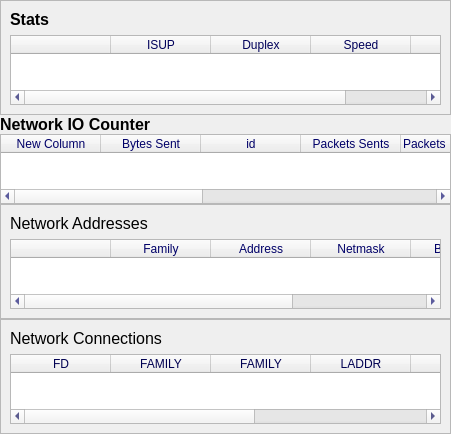
                   <widget class="QWidget" name="scrollAreaWidgetContents">
                    <property name="geometry">
                     <rect>
                      <x>0</x>
                      <y>-78</y>
                      <width>451</width>
                      <height>424</height>
                     </rect>
                    </property>
                    <layout class="QVBoxLayout" name="verticalLayout_15">
                     <property name="spacing">
                      <number>0</number>
                     </property>
                     <property name="leftMargin">
                      <number>0</number>
                     </property>
                     <property name="topMargin">
                      <number>0</number>
                     </property>
                     <property name="rightMargin">
                      <number>0</number>
                     </property>
                     <property name="bottomMargin">
                      <number>0</number>
                     </property>
                     <item>
                      <widget class="QFrame" name="frame_13">
                       <property name="frameShape">
                        <enum>QFrame::StyledPanel</enum>
                       </property>
                       <property name="frameShadow">
                        <enum>QFrame::Raised</enum>
                       </property>
                       <layout class="QVBoxLayout" name="verticalLayout_16">
                        <item>
                         <widget class="QLabel" name="label_61">
                          <property name="font">
                           <font>
                            <pointsize>12</pointsize>
                            <weight>75</weight>
                            <bold>true</bold>
                           </font>
                          </property>
                          <property name="text">
                           <string>Stats</string>
                          </property>
                         </widget>
                        </item>
                        <item>
                         <widget class="QTableWidget" name="net_stats_table">
                          <property name="styleSheet">
                           <string notr="true">color:rgb(0, 0, 90);</string>
                          </property>
                          <column>
                           <property name="text">
                            <string/>
                           </property>
                          </column>
                          <column>
                           <property name="text">
                            <string>ISUP</string>
                           </property>
                          </column>
                          <column>
                           <property name="text">
                            <string>Duplex</string>
                           </property>
                          </column>
                          <column>
                           <property name="text">
                            <string>Speed</string>
                           </property>
                          </column>
                          <column>
                           <property name="text">
                            <string>MTU</string>
                           </property>
                          </column>
                         </widget>
                        </item>
                       </layout>
                      </widget>
                     </item>
                     <item>
                      <widget class="QLabel" name="label_62">
                       <property name="font">
                        <font>
                         <pointsize>12</pointsize>
                         <weight>75</weight>
                         <bold>true</bold>
                        </font>
                       </property>
                       <property name="text">
                        <string>Network IO Counter</string>
                       </property>
                      </widget>
                     </item>
                     <item>
                      <widget class="QTableWidget" name="net_io_table">
                       <property name="styleSheet">
                        <string notr="true">color:rgb(0, 0, 104);</string>
                       </property>
                       <column>
                        <property name="text">
                         <string>New Column</string>
                        </property>
                       </column>
                       <column>
                        <property name="text">
                         <string>Bytes Sent</string>
                        </property>
                       </column>
                       <column>
                        <property name="text">
                         <string>id</string>
                        </property>
                       </column>
                       <column>
                        <property name="text">
                         <string>Packets Sents</string>
                        </property>
                       </column>
                       <column>
                        <property name="text">
                         <string>Packets Received</string>
                        </property>
                       </column>
                       <column>
                        <property name="text">
                         <string>Err In</string>
                        </property>
                       </column>
                       <column>
                        <property name="text">
                         <string>Err Out</string>
                        </property>
                       </column>
                       <column>
                        <property name="text">
                         <string>Drop In</string>
                        </property>
                       </column>
                       <column>
                        <property name="text">
                         <string>Drop Out</string>
                        </property>
                       </column>
                      </widget>
                     </item>
                     <item>
                      <widget class="QFrame" name="frame_15">
                       <property name="frameShape">
                        <enum>QFrame::StyledPanel</enum>
                       </property>
                       <property name="frameShadow">
                        <enum>QFrame::Raised</enum>
                       </property>
                       <layout class="QVBoxLayout" name="verticalLayout_17">
                        <item>
                         <widget class="QLabel" name="label_63">
                          <property name="font">
                           <font>
                            <family>MS Shell Dlg 2</family>
                            <pointsize>12</pointsize>
                            <weight>9</weight>
                            <italic>false</italic>
                            <bold>false</bold>
                           </font>
                          </property>
                          <property name="styleSheet">
                           <string notr="true">font: 75 12pt &quot;MS Shell Dlg 2&quot;;</string>
                          </property>
                          <property name="text">
                           <string>Network Addresses</string>
                          </property>
                         </widget>
                        </item>
                        <item>
                         <widget class="QTableWidget" name="net_address_table">
                          <property name="styleSheet">
                           <string notr="true">color:rgb(0, 0, 104);</string>
                          </property>
                          <column>
                           <property name="text">
                            <string/>
                           </property>
                          </column>
                          <column>
                           <property name="text">
                            <string>Family</string>
                           </property>
                          </column>
                          <column>
                           <property name="text">
                            <string>Address</string>
                           </property>
                          </column>
                          <column>
                           <property name="text">
                            <string>Netmask</string>
                           </property>
                          </column>
                          <column>
                           <property name="text">
                            <string>Broadcast</string>
                           </property>
                          </column>
                          <column>
                           <property name="text">
                            <string>PTP</string>
                           </property>
                          </column>
                         </widget>
                        </item>
                       </layout>
                      </widget>
                     </item>
                     <item>
                      <widget class="QFrame" name="frame_14">
                       <property name="frameShape">
                        <enum>QFrame::StyledPanel</enum>
                       </property>
                       <property name="frameShadow">
                        <enum>QFrame::Raised</enum>
                       </property>
                       <layout class="QVBoxLayout" name="verticalLayout_18">
                        <item>
                         <widget class="QLabel" name="label_64">
                          <property name="font">
                           <font>
                            <family>MS Shell Dlg 2</family>
                            <pointsize>12</pointsize>
                            <weight>9</weight>
                            <italic>false</italic>
                            <bold>false</bold>
                           </font>
                          </property>
                          <property name="styleSheet">
                           <string notr="true">font: 75 12pt &quot;MS Shell Dlg 2&quot;;</string>
                          </property>
                          <property name="text">
                           <string>Network Connections</string>
                          </property>
                         </widget>
                        </item>
                        <item>
                         <widget class="QTableWidget" name="net_connections_table">
                          <property name="styleSheet">
                           <string notr="true">COLOR:rgb(0, 0, 81)</string>
                          </property>
                          <column>
                           <property name="text">
                            <string>FD</string>
                           </property>
                          </column>
                          <column>
                           <property name="text">
                            <string>FAMILY</string>
                           </property>
                          </column>
                          <column>
                           <property name="text">
                            <string>FAMILY</string>
                           </property>
                          </column>
                          <column>
                           <property name="text">
                            <string>LADDR</string>
                           </property>
                          </column>
                          <column>
                           <property name="text">
                            <string>RADDR</string>
                           </property>
                          </column>
                          <column>
                           <property name="text">
                            <string>PID</string>
                           </property>
                          </column>
                          <column>
                           <property name="text">
                            <string>New Column</string>
                           </property>
                          </column>
                         </widget>
                        </item>
                       </layout>
                      </widget>
                     </item>
                    </layout>
                   </widget>
